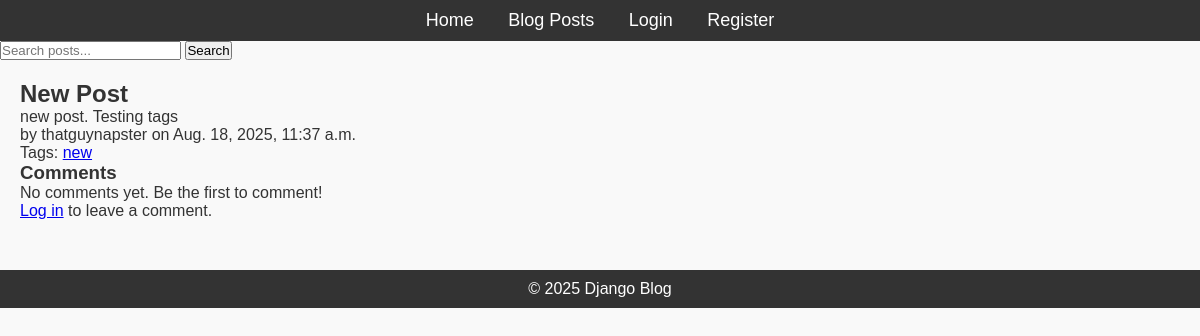
The app's page /post/2/ with its own data.
### blog/models.py (models this page shows, shortened)
class Post(models.Model):
    title = models.CharField(max_length=200)
    content = models.TextField()
    author = models.ForeignKey(User, on_delete=models.CASCADE)
    published_date = models.DateTimeField(default=timezone.now)
    created_at = models.DateTimeField(auto_now_add=True)
    updated_at = models.DateTimeField(auto_now=True)
    tags = TaggableManager()

### blog/views.py (the view)
# urls.py: path("post/<int:pk>/", views.PostDetailView.as_view(), name="post_detail"),
class PostDetailView(DetailView):
    model = Post
    template_name = "blog/post_detail.html"
    context_object_name = "post"
    def get_context_data(self, **kwargs):
        context = super().get_context_data(**kwargs)
        post = self.get_object()
        comments = post.comments.all().order_by("-created_at")
        context["comments"] = comments
        context["form"] = CommentForm()
        return context
    def post(self, request, *args, **kwargs):
        """Handle new comment submission."""
        self.object = self.get_object()
        form = CommentForm(request.POST)
        if form.is_valid() and request.user.is_authenticated:
            comment = form.save(commit=False)
            comment.post = self.object
            comment.author = request.user
            comment.save()
            return redirect("blog:post_detail", pk=self.object.pk)
        context = self.get_context_data()
        context["form"] = form
        return self.render_to_response(context)

### blog/forms.py
class CommentForm(forms.ModelForm):
    class Meta:
        model = Comment
        fields = ["content"]
        widgets = {
            "content": forms.Textarea(
                attrs={"rows": 3, "placeholder": "Write your comment here..."}
            ),
        }
        labels = {
            "content": "",
        }

### blog/templates/blog/post_detail.html (shortened to what this page needs)
{% extends "blog/base.html" %} {% block content %}
<h2>{{ post.title }}</h2>
<p>{{ post.content }}</p>
<p>by {{ post.author }} on {{ post.created_at }}</p>
{% if post.tags.all %}
<p>
	Tags: {% for tag in post.tags.all %}
	<a href="{% url 'blog:posts_by_tag' tag.name %}">{{ tag.name }}</a>
	{% if not forloop.last %}, {% endif%} {% endfor %}
</p>
{% endif %}
<h3>Comments</h3>
{% if comments %}
<ul>
	{% for comment in comments %}
	<li>
		<strong>{{ comment.author }}</strong>: {{ comment.content }}
		<br />
		<small>{{ comment.created_at|date:"M d, Y H:i" }}</small>
	</li>
	{% endfor %}
</ul>
{% else %}
<p>No comments yet. Be the first to comment!</p>
{% endif %} {% if user.is_authenticated %}
<h3>Leave a Comment</h3>
<form
	method="post"
	action="{% url 'blog:comment_add' post.pk %}">
	{% csrf_token %} {{ comment_form.as_p }}
	<button type="submit">Post Comment</button>
</form>
{% else %}
<p><a href="{% url 'blog:login' %}">Log in</a> to leave a comment.</p>
{% endif %} {% endblock %}

### static/css/styles.css (style rules this page uses)
* { margin: 0; padding: 0; box-sizing: border-box; }
body { font-family: Arial, sans-serif; background-color: #f9f9f9; color: #333; }

### records on screen
Post: title "New Post", content "new post. Testing tags", author "thatguynapster", created_at "Aug. 18, 2025, 11:37 a.m."
Tag: name "new"
